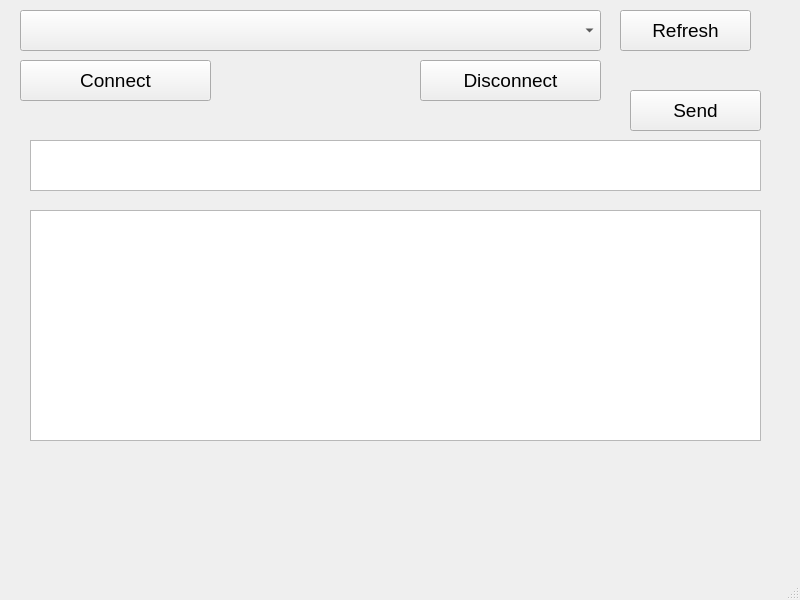
<?xml version="1.0" encoding="UTF-8"?>
<ui version="4.0">
 <class>USB_Communicator</class>
 <widget class="QMainWindow" name="USB_Communicator">
  <property name="geometry">
   <rect>
    <x>0</x>
    <y>0</y>
    <width>800</width>
    <height>600</height>
   </rect>
  </property>
  <property name="windowTitle">
   <string>USB_Communicator</string>
  </property>
  <widget class="QWidget" name="centralwidget">
   <widget class="QComboBox" name="cmbUSBDevice">
    <property name="geometry">
     <rect>
      <x>20</x>
      <y>10</y>
      <width>581</width>
      <height>41</height>
     </rect>
    </property>
    <property name="font">
     <font>
      <pointsize>14</pointsize>
     </font>
    </property>
   </widget>
   <widget class="QPushButton" name="btnRefresh">
    <property name="geometry">
     <rect>
      <x>620</x>
      <y>10</y>
      <width>131</width>
      <height>41</height>
     </rect>
    </property>
    <property name="font">
     <font>
      <pointsize>14</pointsize>
     </font>
    </property>
    <property name="text">
     <string>Refresh</string>
    </property>
   </widget>
   <widget class="QPushButton" name="btnConnectUsb">
    <property name="geometry">
     <rect>
      <x>20</x>
      <y>60</y>
      <width>191</width>
      <height>41</height>
     </rect>
    </property>
    <property name="font">
     <font>
      <pointsize>14</pointsize>
     </font>
    </property>
    <property name="text">
     <string>Connect</string>
    </property>
   </widget>
   <widget class="QPushButton" name="btnDisconnectUsb">
    <property name="geometry">
     <rect>
      <x>420</x>
      <y>60</y>
      <width>181</width>
      <height>41</height>
     </rect>
    </property>
    <property name="font">
     <font>
      <pointsize>14</pointsize>
     </font>
    </property>
    <property name="text">
     <string>Disconnect</string>
    </property>
   </widget>
   <widget class="QTextEdit" name="txtSendStr">
    <property name="geometry">
     <rect>
      <x>30</x>
      <y>140</y>
      <width>731</width>
      <height>51</height>
     </rect>
    </property>
    <property name="font">
     <font>
      <pointsize>14</pointsize>
     </font>
    </property>
   </widget>
   <widget class="QTextEdit" name="txtLog">
    <property name="geometry">
     <rect>
      <x>30</x>
      <y>210</y>
      <width>731</width>
      <height>231</height>
     </rect>
    </property>
    <property name="font">
     <font>
      <family>Consolas</family>
      <pointsize>14</pointsize>
     </font>
    </property>
   </widget>
   <widget class="QPushButton" name="btnSend">
    <property name="geometry">
     <rect>
      <x>630</x>
      <y>90</y>
      <width>131</width>
      <height>41</height>
     </rect>
    </property>
    <property name="font">
     <font>
      <pointsize>14</pointsize>
     </font>
    </property>
    <property name="text">
     <string>Send</string>
    </property>
   </widget>
  </widget>
  <widget class="QMenuBar" name="menubar">
   <property name="geometry">
    <rect>
     <x>0</x>
     <y>0</y>
     <width>800</width>
     <height>21</height>
    </rect>
   </property>
  </widget>
  <widget class="QStatusBar" name="statusbar"/>
 </widget>
 <resources/>
 <connections/>
</ui>
